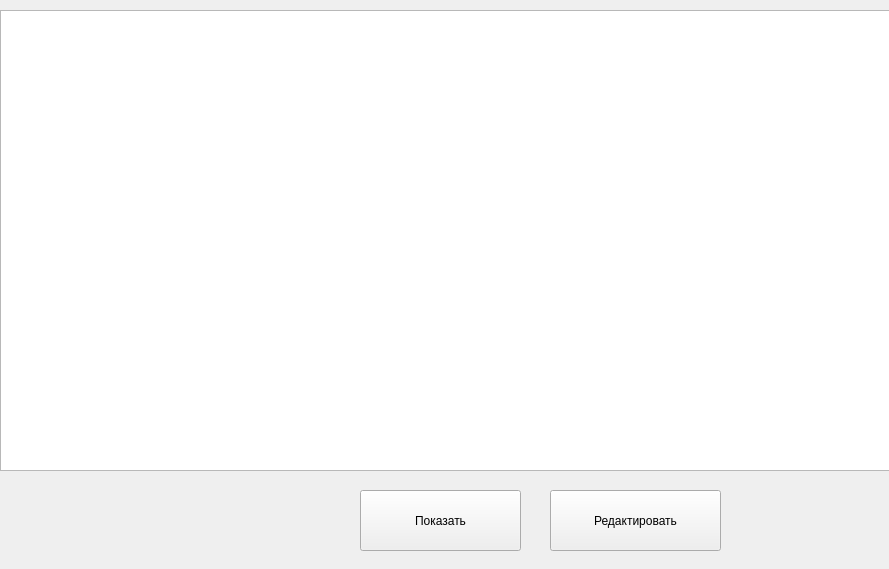
<?xml version="1.0" encoding="UTF-8"?>
<ui version="4.0">
 <class>coffee</class>
 <widget class="QWidget" name="coffee">
  <property name="geometry">
   <rect>
    <x>0</x>
    <y>0</y>
    <width>889</width>
    <height>569</height>
   </rect>
  </property>
  <property name="windowTitle">
   <string>coffee</string>
  </property>
  <widget class="QPushButton" name="show_btn">
   <property name="geometry">
    <rect>
     <x>360</x>
     <y>490</y>
     <width>161</width>
     <height>61</height>
    </rect>
   </property>
   <property name="text">
    <string>Показать</string>
   </property>
  </widget>
  <widget class="QTableWidget" name="tableWidget">
   <property name="geometry">
    <rect>
     <x>0</x>
     <y>10</y>
     <width>891</width>
     <height>461</height>
    </rect>
   </property>
  </widget>
  <widget class="QPushButton" name="add_btn">
   <property name="geometry">
    <rect>
     <x>550</x>
     <y>490</y>
     <width>171</width>
     <height>61</height>
    </rect>
   </property>
   <property name="text">
    <string>Редактировать</string>
   </property>
  </widget>
 </widget>
 <resources/>
 <connections/>
</ui>
